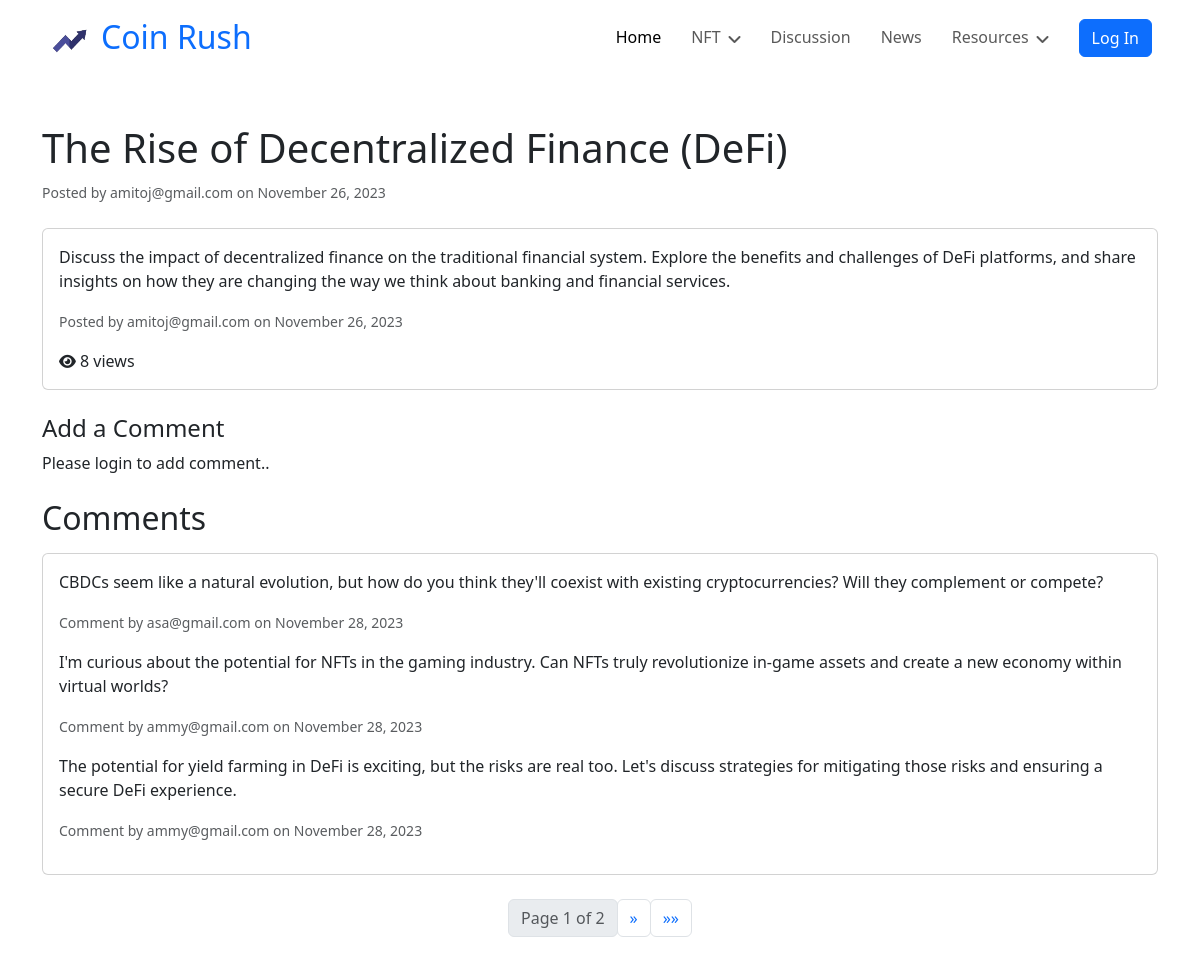
The page /discussion/1 on the database its author committed.
### coinRush/models.py (models this page shows, shortened)
class Post(models.Model):
    title = models.CharField(max_length=200)
    content = models.TextField()
    created_by = models.ForeignKey(User, on_delete=models.CASCADE)
    created_at = models.DateTimeField(auto_now_add=True)
    views = models.PositiveIntegerField(default=0)

class User(AbstractBaseUser, PermissionsMixin):
    email = models.EmailField(default="", unique=True, blank=True, max_length=255)
    name = models.CharField(max_length=255, blank=True, default="")
    password = models.CharField(max_length=255)
    profile_pic = models.TextField(null=True, blank=True, default="")
    photo_id = models.TextField(null=True, blank=True, default="")
    is_staff = models.BooleanField(default=False)
    is_active = models.BooleanField(default=True)
    is_superuser = models.BooleanField(default=False)
    created_date = models.DateTimeField(default=timezone.now)
    last_login = models.DateTimeField(blank=True, null=True)
    wallet = models.DecimalField(max_digits=10, decimal_places=2, default=0.0)
    liked_news = models.ManyToManyField("News", blank=True, null=True)
    objects = AuthUserManager()
    USERNAME_FIELD = "email"
    EMAIL_FIELD = "email"
    REQUERIES_FIELD = []
    class Meta:
        verbose_name = "User"
        verbose_name_plural = "Users"

class Comment(models.Model):
    content = models.TextField()
    post = models.ForeignKey(Post, on_delete=models.CASCADE)
    created_by = models.ForeignKey(User, on_delete=models.CASCADE)
    created_at = models.DateTimeField(auto_now_add=True)

### coinRush/views.py (the view)
# urls.py: path("discussion/<int:post_id>", views.discussion_single, name="discussion_single"),
def discussion_single(request, post_id):
    post = get_object_or_404(Post, pk=post_id)
    comments = post.comment_set.all().order_by("-created_at")
    paginator = Paginator(comments, 3)
    page = request.GET.get("page")
    comments_page = paginator.get_page(page)
    session_key = f"visited_post_{post_id}"
    if not request.session.get(session_key, False):
        post.views += 1
        post.save()
        request.session[session_key] = True
    if request.method == "POST":
        form = CommentForm(request.POST)
        if form.is_valid():
            comment = form.save(commit=False)
            comment.post = post
            comment.created_by = request.user
            comment.save()
            return redirect("discussion_single", post_id=post_id)
    else:
        form = CommentForm()
    return render(
        request,
        "posts/discussion_single.html",
        {"post": post, "comments": comments_page, "form": form},
    )

### coinRush/templates/posts/discussion_single.html (shortened to what this page needs)
{% extends "Base/base.html" %}
{% load static %}
{% block extraHead %}
    <link rel="stylesheet" href="{% static 'css/news.css' %}">
{% endblock extraHead %}
{% block content %}
<div class="container">
    <h1 class="mt-5">{{ post.title }}</h1>
    <p class="card-text"><small class="text-muted">Posted by {{ post.created_by }} on {{ post.created_at|date:"F j, Y" }}</small></p>
    <div class="card mt-4">
        <div class="card-body">
            <p class="card-text">{{ post.content }}</p>
            <p class="card-text"><small class="text-muted">Posted by {{ post.created_by }} on {{ post.created_at|date:"F j, Y" }}</small></p>
            <p class="card-text"><i class="fa fa-eye icon-size-md"></i> {{ post.views }} views</p>
        </div>
    </div>
    <h4 class="mt-4">Add a Comment</h4>
    {% if user.is_authenticated %}
    <form method="post" class="mt-3">
        {% csrf_token %}
        <div class="form-group">
            {{ form.content }}
        </div>
        <button type="submit" class="btn btn-primary mt-2">Submit Comment</button>
    </form>
    {% else %}
        <p>Please login to add comment..</p>
    {% endif %}
    <h2 class="mt-4">Comments</h2>
    <div class="card mt-3">
        <div class="card-body">
            {% if comments|length == 0 %}
                <p>No comments...</p>
            {% else %}
            {% for comment in comments %}
                <p>{{ comment.content }}</p>
                <p><small class="text-muted">Comment by {{ comment.created_by }} on {{ comment.created_at|date:"F j, Y" }}</small></p>
            {% endfor %}
            {% endif %}
        </div>
    </div>
   <div class="pagination justify-content-center mt-4">
        <ul class="pagination">
            <li class="page-item disabled">
                <span class="page-link btn btn-light">Page {{ comments.number }} of {{ comments.paginator.num_pages }}</span>
            </li>
            {% if comments.has_next %}
                <li class="page-item">
                    <a class="page-link btn btn-light" href="?page={{ comments.next_page_number }}" aria-label="Next">
                        <span aria-hidden="true">&raquo;</span>
                    </a>
                </li>
                <li class="page-item">
                    <a class="page-link btn btn-light" href="?page={{ comments.paginator.num_pages }}" aria-label="Last">
                        <span aria-hidden="true">&raquo;&raquo;</span>
                    </a>
                </li>
            {% endif %}
        </ul>
    </div>
</div>
{% endblock content %}

### coinRush/static/css/styles.css (style rules this page uses)
h4, h5, h6, .h4, .h5, .h6 { font-weight: 500 !important; }
.btn { font-weight: 500; transition: .5s; }
.icon-size-md { font-size: 15px; }

### coinRush/static/css/news.css (style rules this page uses)
* { box-sizing: border-box; padding: 0; margin: 0; }
.container { margin-top: 20px; }
i { font-size: 25px; }

### rows shown on the page
Post: title "The Rise of Decentralized Finance (DeFi)", created_by "amitoj@gmail.com", created_at "November 26, 2023", content "Discuss the impact of decentralized finance on the traditional financial system. Explore the benefits and challenges of DeFi platforms, and share insights on how they are changing the way we think about banking and financial services.", views "8"
Comment: content "CBDCs seem like a natural evolution, but how do you think they'll coexist with existing cryptocurrencies? Will they complement or compete?", created_by "asa@gmail.com", created_at "November 28, 2023"
Comment: content "I'm curious about the potential for NFTs in the gaming industry. Can NFTs truly revolutionize in-game assets and create a new economy within virtual worlds?", created_by "ammy@gmail.com", created_at "November 28, 2023"
Comment: content "The potential for yield farming in DeFi is exciting, but the risks are real too. Let's discuss strategies for mitigating those risks and ensuring a secure DeFi experience.", created_by "ammy@gmail.com", created_at "November 28, 2023"

### other values the page prints
{{ comments.number }} "1"
{{ comments.paginator.num_pages }} "2"
